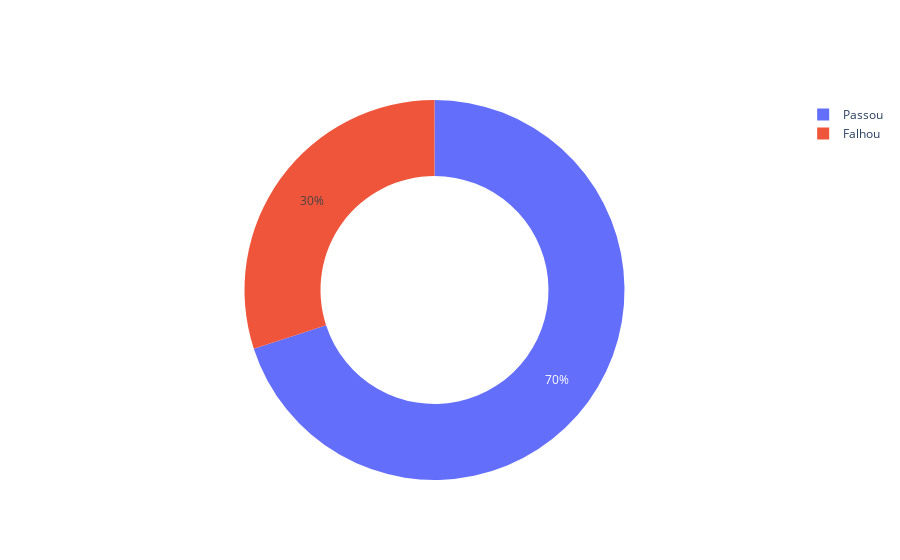

Source (notebook cell):
### Code cell
import plotly.graph_objects as go
import plotly.express as px

#criar grafico vazio
fig1 = go.Figure()

fig1.add_trace(go.Pie(labels=['Falhou', 'Passou'], values=df1['contagem'], hole=.6))

fig1.show()

### Figure 1 — Plotly figure (JSON) as saved in the notebook; plotly's stock layout.template omitted (floating-point values rounded to 4 significant figures)
{"data": [{"hole": 0.6, "labels": ["Falhou", "Passou"], "type": "pie", "values": [3, 7]}], "layout": {}}
